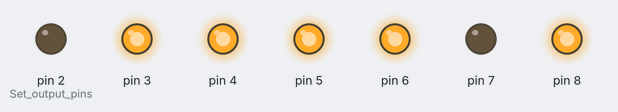
Bench run of a sketch on a simulated Arduino Uno, built with avr-gcc and run on an emulated ATmega328P. Shown: output pins drawn as LEDs (lit = HIGH). Random numbers use the default seed unless the sketch sets one.

Above: at 0.1 s.
At 6.1 s:
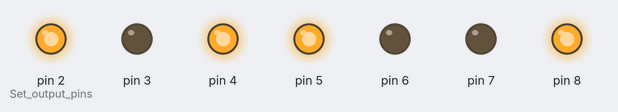
At 18.1 s:
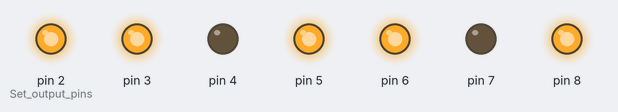
At 36.2 s:
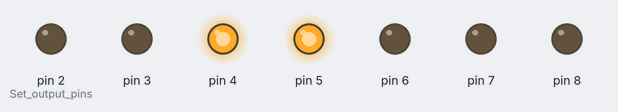
Timing chart, 0 to 39.7 s (numbered marks = the images above):
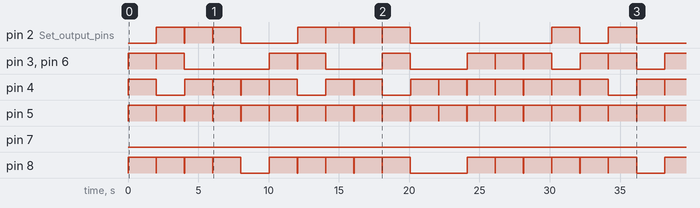

Measured:
- by itself, pin 5: alternates HIGH for 2.0 s and LOW for 0.01 s

The sketch:

lab1_3.ino
```cpp
long rN;
void setup() {
  pinMode(2, OUTPUT);           //Set output pins
  pinMode(3, OUTPUT);
  pinMode(4, OUTPUT);
  pinMode(5, OUTPUT);
  pinMode(6, OUTPUT);
  pinMode(7, OUTPUT);
  pinMode(8, OUTPUT);
}

void loop() {
  rN = random(1,6);             //Generate random number between 1 and 6

     if (rN == 1){              //If random number is 1, write 1 in 7-segment display
     digitalWrite(4, HIGH);
     digitalWrite(5, HIGH);
     delay(2000);               //Delay for how long display stays on 1
     }

     else if (rN == 2){         //If random number is 2, write 2 in 7-segment display
     digitalWrite(4, HIGH);
     digitalWrite(3, HIGH);
     digitalWrite(8, HIGH);
     digitalWrite(7, HIGH);
     digitalWrite(6, HIGH);
     digitalWrite(9, HIGH);
     delay(2000);               //Delay for how long display stays on 2
     }

    else if (rN == 3){        //If random number is 3, write 3 in 7-segment display
    digitalWrite(3, HIGH);
    digitalWrite(6, HIGH);
    digitalWrite(4, HIGH);
    digitalWrite(5, HIGH);
    digitalWrite(9, HIGH);
    digitalWrite(8, HIGH);
    delay(2000);              //Delay for how long display stays on 3
    }

    else if (rN == 4){        //If random number is 4, write 4 in 7-segment display
    digitalWrite(2, HIGH);
    digitalWrite(4, HIGH);
    digitalWrite(5, HIGH);
    digitalWrite(8, HIGH);
    digitalWrite(5, HIGH);
    digitalWrite(9, HIGH);
    delay(2000);              //Delay for how long display stays on 4
    }

    else if (rN == 5){        //If random number is 5, write 5 in 7-segment display
    digitalWrite(2, HIGH);
    digitalWrite(3, HIGH);
    digitalWrite(8, HIGH);
    digitalWrite(5, HIGH);
    digitalWrite(6, HIGH);
    digitalWrite(9, HIGH);
    delay(2000);              //Delay for how long display stays on 5
    }

   else if (rN == 6){         //If random number is 6, write 6 in 7-segment display
   digitalWrite(2, HIGH);
   digitalWrite(3, HIGH);
   digitalWrite(5, HIGH);
   digitalWrite(6, HIGH);
   digitalWrite(7, HIGH);
   digitalWrite(9, HIGH);
   digitalWrite(8, HIGH);
   delay(2000);               //Delay for how long display stays on 6
   }

   digitalWrite(2, LOW);      //After displaying a number turn the display off
   digitalWrite(3, LOW);
   digitalWrite(4, LOW);
   digitalWrite(5, LOW);
   digitalWrite(6, LOW);
   digitalWrite(7, LOW);
   digitalWrite(8, LOW);
   digitalWrite(9, LOW);
   delay(10);                 //Delay before running the loop again
}
```
